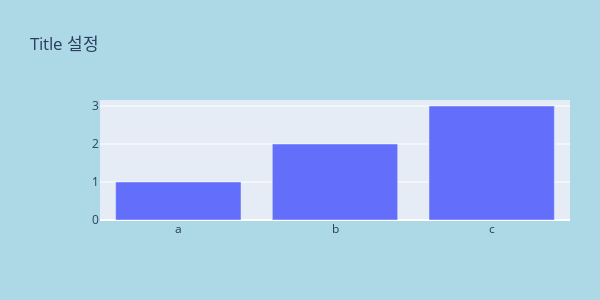

Notebook source saved alongside this figure:
### Code cell
fig = go.Figure(data=[go.Bar(x = ["a","b", "c"], y=[1, 2, 3],)],
               layout = go.Layout(title=go.layout.Title(text = "Title 설정"))
               )



fig.update_layout(width =600, 
                 height =300,
                 margin_l = 100,
                 margin_r =30,
                
                 
                 #백그라운드 색상 지정
                 paper_bgcolor = "lightblue"
                 )
fig.show()

### Figure 1 — Plotly figure (JSON) as saved in the notebook; plotly's stock layout.template omitted (floating-point values rounded to 4 significant figures)
{"data": [{"type": "bar", "x": ["a", "b", "c"], "y": [1, 2, 3]}], "layout": {"height": 300, "margin": {"l": 100, "r": 30}, "paper_bgcolor": "lightblue", "title": {"text": "Title 설정"}, "width": 600, "xaxis": {"autorange": true, "range": [-0.5, 2.5], "type": "category"}, "yaxis": {"autorange": true, "range": [0, 3.158], "type": "linear"}}}
